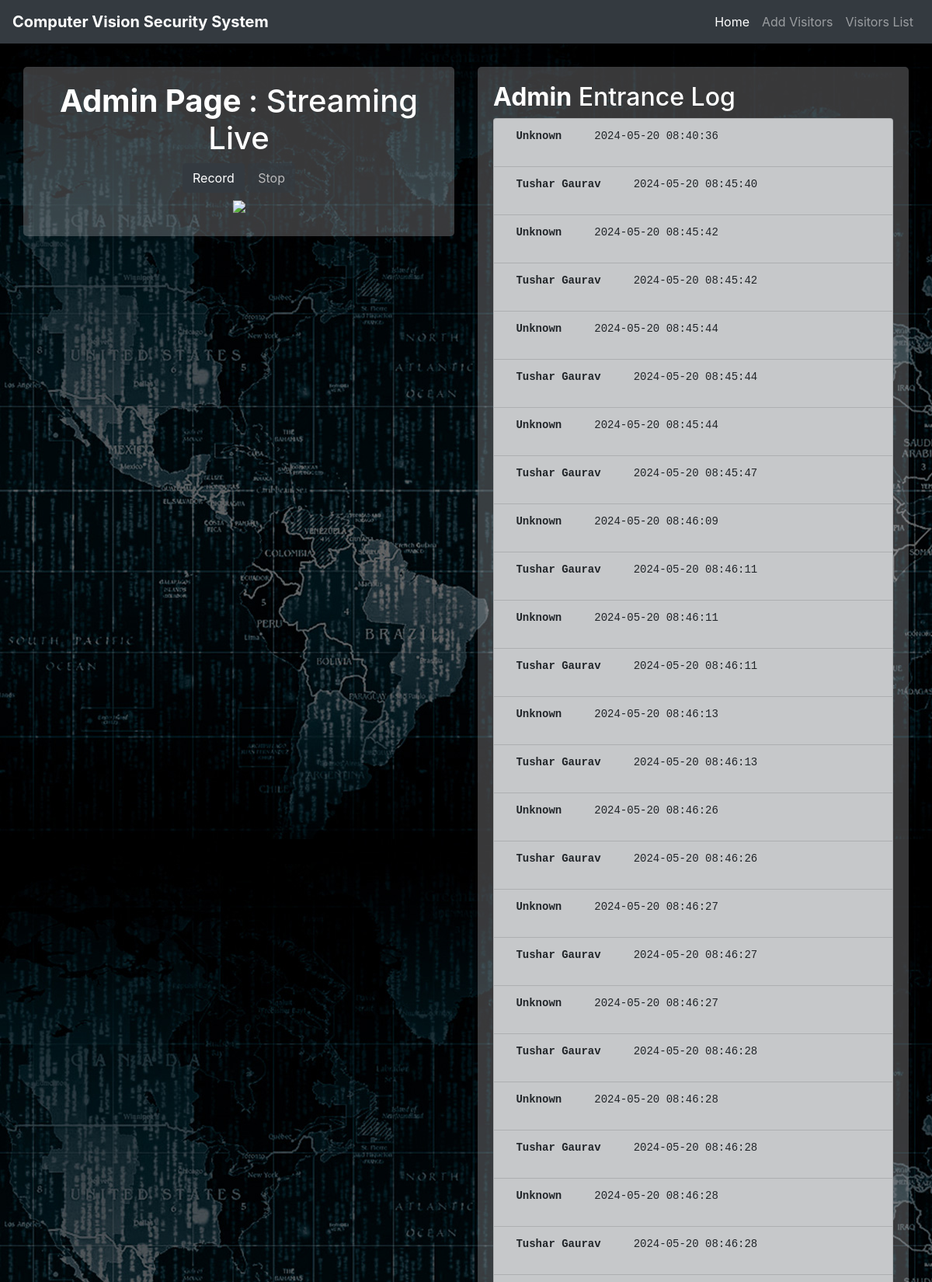
The page / (upper part) on the database its author committed.
### tables this page shows
CREATE TABLE `log` (
	`id`	INTEGER NOT NULL PRIMARY KEY AUTOINCREMENT UNIQUE,
	`visitor_name`	TEXT NOT NULL,
	`time`	TEXT NOT NULL
);

### server.py (the view)
@app.route('/')
def index():
    c = sqlite3.connect("faceInfoData.db")
    conn = c.cursor()
    cur = conn.execute("SELECT * FROM log ")
    logs=cur.fetchall()
    c.commit()
    conn.close()
    return render_template('home.html',logs=logs)

### templates/home.html (shortened to what this page needs)
{% extends "index2.html" %}
{% block content%}
<div class="container-fluid ">
    <div class="row align-items-start ">
    <div class="col-md-6 outcol">
       <div class="adminlive">
    <h1><strong>Admin Page </strong>: Streaming Live</h1>
  <div id="recorder">
    <button class="btn btn-dark" id="record">Record</button>
    <button class="btn btn-dark" id="stop">Stop</button>
  </div>
  <img class="img-fluid" id="video" src="{{ url_for('video_viewer') }}">
    </div>
</div>
<div class="col-md-6 outcol">
<div class="log">
    <h2><strong>Admin</strong> Entrance Log</h2>
<ol style="overflow: scroll;" class="list-group">
    {% for log in logs %}
        <li class="list-group-item list-group-item-dark"><pre><strong> {{ log[1] }}</strong>     {{ log[2] }}  </pre></li>
    {% endfor %}
    </ol>
</div>
</div>
</div>
</div>
{% endblock %}

### static/css/style.css (style rules this page uses)
body { background: url("cyber-security-background-14.jpg"); color: white; }
.adminlive { background-color: rgba(184, 186, 188,0.3); padding: 20px; align-content: center; text-align: center; border-radius: 5px; display: inline-block; margin: 0 auto; width: 100%; }
.log { background-color: rgba(184, 186, 188,0.3); padding: 20px; align-items: center; margin: 0 auto; width: 100%; ; border-radius: 5px; }
.outcol { display: inline-block; position: relative; top: 30px; }
img { margin: 10px; }

### rows shown on the page
log: visitor_name "Unknown", time "2024-05-20 08:40:36"
log: visitor_name "Tushar Gaurav", time "2024-05-20 08:45:40"
log: visitor_name "Unknown", time "2024-05-20 08:45:42"
log: visitor_name "Tushar Gaurav", time "2024-05-20 08:45:42"
log: visitor_name "Unknown", time "2024-05-20 08:45:44"
log: visitor_name "Tushar Gaurav", time "2024-05-20 08:45:44"
log: visitor_name "Unknown", time "2024-05-20 08:45:44"
log: visitor_name "Tushar Gaurav", time "2024-05-20 08:45:47"
log: visitor_name "Unknown", time "2024-05-20 08:46:09"
log: visitor_name "Tushar Gaurav", time "2024-05-20 08:46:11"
log: visitor_name "Unknown", time "2024-05-20 08:46:11"
log: visitor_name "Tushar Gaurav", time "2024-05-20 08:46:11"
log: visitor_name "Unknown", time "2024-05-20 08:46:13"
log: visitor_name "Tushar Gaurav", time "2024-05-20 08:46:13"
log: visitor_name "Unknown", time "2024-05-20 08:46:26"
log: visitor_name "Tushar Gaurav", time "2024-05-20 08:46:26"
log: visitor_name "Unknown", time "2024-05-20 08:46:27"
log: visitor_name "Tushar Gaurav", time "2024-05-20 08:46:27"
log: visitor_name "Unknown", time "2024-05-20 08:46:27"
log: visitor_name "Tushar Gaurav", time "2024-05-20 08:46:28"
log: visitor_name "Unknown", time "2024-05-20 08:46:28"
log: visitor_name "Tushar Gaurav", time "2024-05-20 08:46:28"
log: visitor_name "Unknown", time "2024-05-20 08:46:28"
log: visitor_name "Tushar Gaurav", time "2024-05-20 08:46:28"
